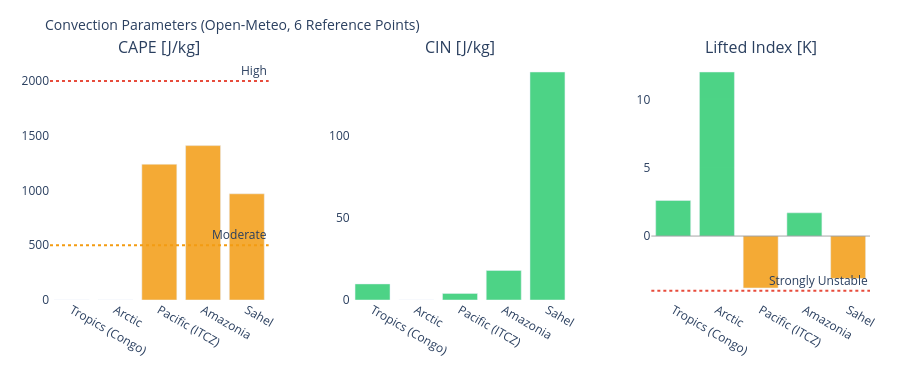

Notebook code for this chart:
### Markdown cell above
---
## 3. Visualizations

### Code cell
# ============================================================
# CAPE / CIN / LIFTED INDEX – Convection potential
# ============================================================

if not df_atm.empty:
    fig = make_subplots(
        rows=1, cols=3,
        subplot_titles=['CAPE [J/kg]', 'CIN [J/kg]', 'Lifted Index [K]'],
        horizontal_spacing=0.1
    )
    pts = df_atm['point'].tolist()
    pt_colors = ['#E85D24','#185FA5','#888780','#378ADD','#639922','#F2A623']

    # CAPE – höher = mehr Gewitterpotential
    cape_vals = df_atm['cape'].fillna(0).tolist()
    cape_colors = ['#e74c3c' if v > 2000 else '#f39c12' if v > 500 else '#2ecc71'
                   for v in cape_vals]
    fig.add_trace(go.Bar(x=pts, y=cape_vals, marker_color=cape_colors,
                         opacity=0.85, showlegend=False), row=1, col=1)
    fig.add_hline(y=2000, line_dash='dot', line_color='#e74c3c',
                  annotation_text='High', row=1, col=1)
    fig.add_hline(y=500,  line_dash='dot', line_color='#f39c12',
                  annotation_text='Moderate', row=1, col=1)

    # CIN – negativer = stärker gedeckelt (weniger Auslöse)
    cin_vals = df_atm['cin'].fillna(0).tolist()
    cin_colors = ['#e74c3c' if v < -200 else '#f39c12' if v < -50 else '#2ecc71'
                  for v in cin_vals]
    fig.add_trace(go.Bar(x=pts, y=cin_vals, marker_color=cin_colors,
                         opacity=0.85, showlegend=False), row=1, col=2)

    # Lifted Index – negativ = instabil
    li_vals = df_atm['li'].fillna(0).tolist()
    li_colors = ['#e74c3c' if v < -4 else '#f39c12' if v < 0 else '#2ecc71'
                 for v in li_vals]
    fig.add_trace(go.Bar(x=pts, y=li_vals, marker_color=li_colors,
                         opacity=0.85, showlegend=False), row=1, col=3)
    fig.add_hline(y=0, line_color='gray', line_width=0.7, row=1, col=3)
    fig.add_hline(y=-4, line_dash='dot', line_color='#e74c3c',
                  annotation_text='Strongly Unstable', row=1, col=3)

    fig.update_layout(
        title=dict(text='Convection Parameters (Open-Meteo, 6 Reference Points)', font=dict(size=14)),
        height=380, plot_bgcolor='rgba(0,0,0,0)', paper_bgcolor='rgba(0,0,0,0)',
        margin=dict(l=50, r=30, t=60, b=80)
    )
    fig.update_xaxes(tickangle=30)
    fig.show()

### Figure 1 — Plotly figure (JSON) as saved in the notebook; plotly's stock layout.template omitted (floating-point values rounded to 4 significant figures)
{"data": [{"marker": {"color": ["#2ecc71", "#2ecc71", "#f39c12", "#f39c12", "#f39c12"]}, "opacity": 0.85, "showlegend": false, "type": "bar", "x": ["Tropics (Congo)", "Arctic", "Pacific (ITCZ)", "Amazonia", "Sahel"], "xaxis": "x", "y": [0.0, 0.0, 1240.0, 1410.0, 970.0], "yaxis": "y"}, {"marker": {"color": ["#2ecc71", "#2ecc71", "#2ecc71", "#2ecc71", "#2ecc71"]}, "opacity": 0.85, "showlegend": false, "type": "bar", "x": ["Tropics (Congo)", "Arctic", "Pacific (ITCZ)", "Amazonia", "Sahel"], "xaxis": "x2", "y": [9.8, 0.0, 4.0, 18.0, 139.0], "yaxis": "y2"}, {"marker": {"color": ["#2ecc71", "#2ecc71", "#f39c12", "#2ecc71", "#f39c12"]}, "opacity": 0.85, "showlegend": false, "type": "bar", "x": ["Tropics (Congo)", "Arctic", "Pacific (ITCZ)", "Amazonia", "Sahel"], "xaxis": "x3", "y": [2.6, 12.0, -3.8, 1.7, -3.1], "yaxis": "y3"}], "layout": {"annotations": [{"font": {"size": 16}, "showarrow": false, "text": "CAPE [J/kg]", "x": 0.1333, "xanchor": "center", "xref": "paper", "y": 1.0, "yanchor": "bottom", "yref": "paper"}, {"font": {"size": 16}, "showarrow": false, "text": "CIN [J/kg]", "x": 0.5, "xanchor": "center", "xref": "paper", "y": 1.0, "yanchor": "bottom", "yref": "paper"}, {"font": {"size": 16}, "showarrow": false, "text": "Lifted Index [K]", "x": 0.8667, "xanchor": "center", "xref": "paper", "y": 1.0, "yanchor": "bottom", "yref": "paper"}, {"showarrow": false, "text": "High", "x": 1, "xanchor": "right", "xref": "x domain", "y": 2000, "yanchor": "bottom", "yref": "y"}, {"showarrow": false, "text": "Moderate", "x": 1, "xanchor": "right", "xref": "x domain", "y": 500, "yanchor": "bottom", "yref": "y"}, {"showarrow": false, "text": "Strongly Unstable", "x": 1, "xanchor": "right", "xref": "x3 domain", "y": -4, "yanchor": "bottom", "yref": "y3"}], "height": 380, "margin": {"b": 80, "l": 50, "r": 30, "t": 60}, "paper_bgcolor": "rgba(0,0,0,0)", "plot_bgcolor": "rgba(0,0,0,0)", "shapes": [{"line": {"color": "#e74c3c", "dash": "dot"}, "type": "line", "x0": 0, "x1": 1, "xref": "x domain", "y0": 2000, "y1": 2000, "yref": "y"}, {"line": {"color": "#f39c12", "dash": "dot"}, "type": "line", "x0": 0, "x1": 1, "xref": "x domain", "y0": 500, "y1": 500, "yref": "y"}, {"line": {"color": "gray", "width": 0.7}, "type": "line", "x0": 0, "x1": 1, "xref": "x3 domain", "y0": 0, "y1": 0, "yref": "y3"}, {"line": {"color": "#e74c3c", "dash": "dot"}, "type": "line", "x0": 0, "x1": 1, "xref": "x3 domain", "y0": -4, "y1": -4, "yref": "y3"}], "title": {"font": {"size": 14}, "text": "Convection Parameters (Open-Meteo, 6 Reference Points)"}, "xaxis": {"anchor": "y", "domain": [0.0, 0.2667], "tickangle": 30}, "xaxis2": {"anchor": "y2", "domain": [0.3667, 0.6333], "tickangle": 30}, "xaxis3": {"anchor": "y3", "domain": [0.7333, 1.0], "tickangle": 30}, "yaxis": {"anchor": "x", "domain": [0.0, 1.0]}, "yaxis2": {"anchor": "x2", "domain": [0.0, 1.0]}, "yaxis3": {"anchor": "x3", "domain": [0.0, 1.0]}}}
